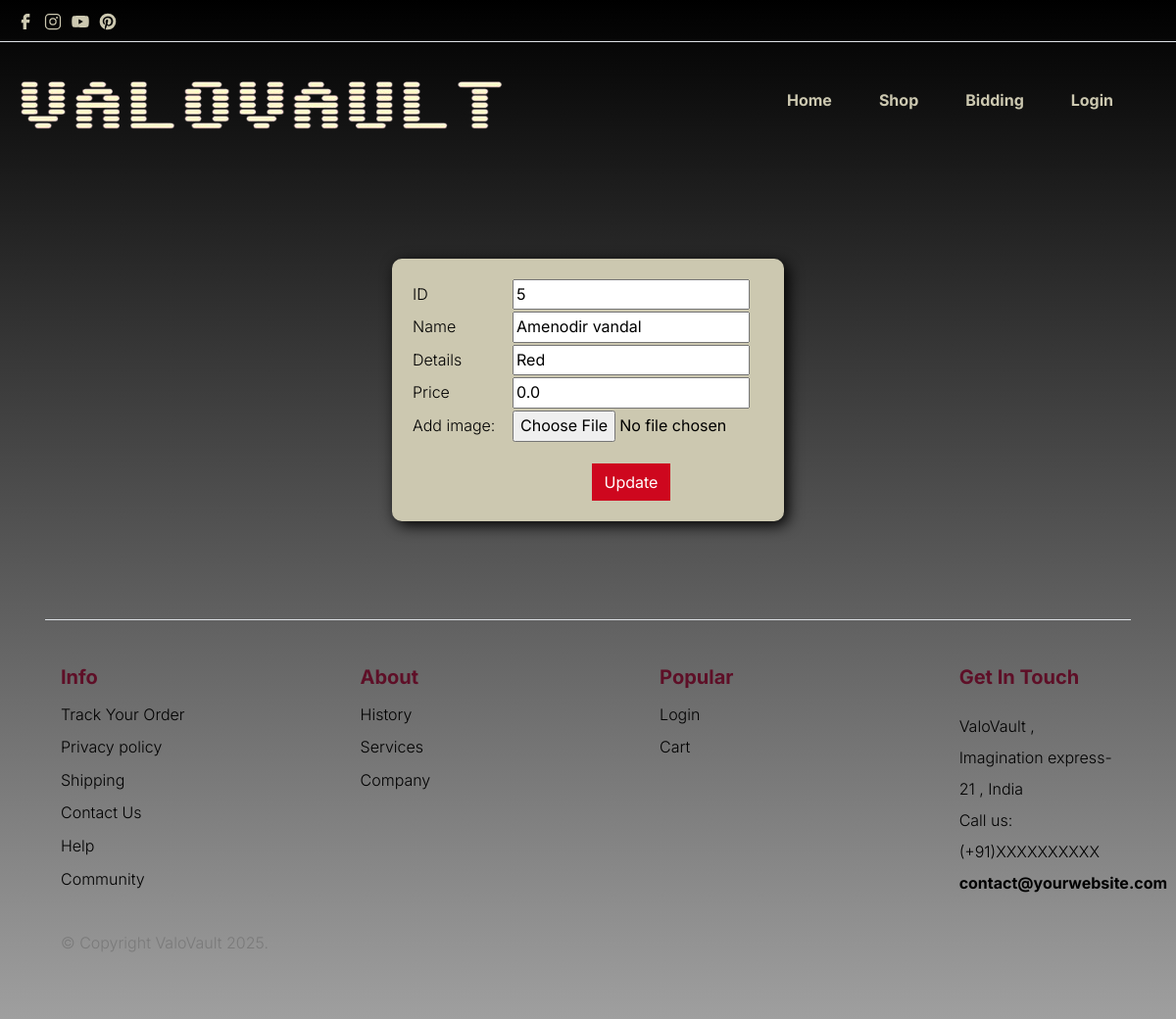
Screenshot of /edit/5 with the database file from the repository.
### valoapp/models.py (models this page shows, shortened)
class skin(models.Model):
    sid=models.AutoField(primary_key=True)
    sname=models.CharField(max_length=100)
    sdetails=models.CharField(max_length=100)
    sprice=models.FloatField(default=0.0)
    skin_image=models.ImageField(upload_to="media/")
    highest_bid=models.FloatField(default=0.0)
    highest_bidder=models.ForeignKey('customer',null=True,blank=True,on_delete=models.SET_NULL)
    bid_end_time = models.DateTimeField(null=True, blank=True)  # Allows user input

### valoapp/views.py (the view)
# urls.py: path('edit/<int:sid>',views.editbyid,name='edit'),
def editbyid(request,sid):
    old_data=skin.objects.get(sid=sid)
    return render(request,"updateskin.html",{"skin":old_data})

### template/updateskin.html (shortened to what this page needs)
{% extends "base.html" %}
{% load static %}
    {% block container %}
    <div class="container">
        <div class="login-container" style="max-width: 400px;
            margin: 100px auto;
            padding: 20px;
            color: black;
            background: #ccc8b0;
             border-radius: 10px;
            box-shadow: 4px 4px 15px black;">
            <form action="{% url 'updateskin'%}" method="POST">
                <table>
                    <tr>
                        <td><label style="width: 100px;">ID</label></td>
                        <td><input type="text" name="uid" value="{{ skin.sid }}"></td>
                    </tr>
                    <tr>
                        <td><label>Name</label></td>
                        <td><input type="text" name="name" value="{{ skin.sname }}"></td>
                    </tr>
                    <tr>
                        <td><label>Details</label></td>
                        <td><input type="text" name="details" value="{{ skin.sdetails }}"></td>
                    </tr>
                    <tr>
                        <td><label>Price</label></td>
                        <td><input type="text" name="price" value="{{ skin.sprice }}"></td>
                    </tr>
                    <tr>
                        <td><label for="image">Add image:</label></td>
                        <td><input type="file" id="image" name="image" value="{{skin.skin_image}}" accept="image/*">
                        </td>
                    </tr>
                    <tr >
                        <td colspan="2" style="text-align: center;"><input type="submit" value="Update" class="btn btn-primary" value="Submit" style="margin-top: 20px; align-content: center;"></td>
                    </tr>
                </table>
            </form>
        </div>
        {% endblock container %}

### valoapp/static/style.css (style rules this page uses)
body { --heading-font: "Inter", Roboto, sans-serif; --heading-font-weight: 400; --heading-color: rgb(94, 15, 39) !important; --heading-line-height: 1.24; --swiper-theme-color: var(--bs-primary); --swiper-pagination-bottom: 0; --custom-easing: cubic-bezier(0.17, 0.67, 0.83, 0.67); --bs-body-font-family: "Inter", Roboto, sans-serif; --bs-body-font-size: 1rem; --bs-body-font-weight: 400; --bs-body-line-height: 1.7; --bs-body-color: #8f8f8f; --bs-body-color-rgb: 143, 143, 143; --bs-primary: #ce071e; --bs-primary-dark: #8d0414; --bs-secondary: #6c757d; --bs-black: #111; --bs-light: #f1f1f0; --bs-dark: #212529; --bs-gray: #9aa1a7; --bs-gray-dark: #51565b; --bs-primary-rgb: 206, 7, 30; --bs-secondary-rgb: 108, 117, 125; --bs-black-rgb: 17, 17, 17; --bs-light-rgb: 241, 241, 240; --bs-dark-rgb: 33, 37, 41; --bs-link-color: var(--bs-dark); --bs-link-color-rgb: 17, 17, 17; --bs-link-decoration: underline; --bs-link-hover-color: var(--bs-primary); --bs-link-hover-color-rgb: 17, 17, 17; }
.btn { --bs-btn-border-radius: 0; }
.btn-primary { --bs-btn-color: #fff; --bs-btn-bg: var(--bs-primary); --bs-btn-border-color: var(--bs-primary); --bs-btn-hover-color: #fff; --bs-btn-hover-bg: var(--bs-primary-dark); --bs-btn-hover-border-color: var(--bs-primary-dark); --bs-btn-focus-shadow-rgb: 49, 132, 253; --bs-btn-active-color: #fff; --bs-btn-active-bg: var(--bs-secondary); --bs-btn-active-border-color: var(--bs-secondary); --bs-btn-active-shadow: inset 0 3px 5px rgba(0, 0, 0, 0.125); --bs-btn-disabled-color: #fff; --bs-btn-disabled-bg: var(--bs-primary); --bs-btn-disabled-border-color: var(--bs-primary); }
.container, .container-fluid, .container-lg, .container-md, .container-sm, .container-xl, .container-xxl { --bs-gutter-x: 2.5rem; }
:root { --accent-color: #ffffff; --black-color: #000; --dark-color: #111; --gray-color-100: #f1f1f1; --gray-color-200: #e1e1e1; --gray-color-300: #d1d1d1; --gray-color-400: #ced4da; --gray-color-500: #adb5bd; --dark-gray-color: #7a7a7a; --bs-light-rgb: rgba(255, 255, 255, 1); --light-color: #fff; --swiper-theme-color: #111 !important; }
:root { --body-font: "Inter", sans-serif; --heading-font: "Inter", sans-serif; --extra-font: "Playfair Display", sans-serif; --subheading-font: "Petit Formal Script", sans-serif; }
.container, .container-fluid, .container-lg, .container-md, .container-sm, .container-xl, .container-xxl { --bs-gutter-x: 2rem; }
*, *::before, *::after { -webkit-box-sizing: border-box; -moz-box-sizing: border-box; box-sizing: border-box; }
html { box-sizing: border-box; }
body { font-family: var(--body-font); font-weight: 300; line-height: 1.6; color: #5E0F27 !important ; margin: 0; background: #000000; background: -moz-linear-gradient(top, #000000 0%, #9f9f9f 100%); background: -webkit-linear-gradient(top, #000000 0%, #9f9f9f 100%); background: linear-gradient(to bottom, #000000 0%, #9f9f9f 100%); }

### rows the page displays
skin: uid "5", name "Amenodir vandal", details "Red", price "0.0"
